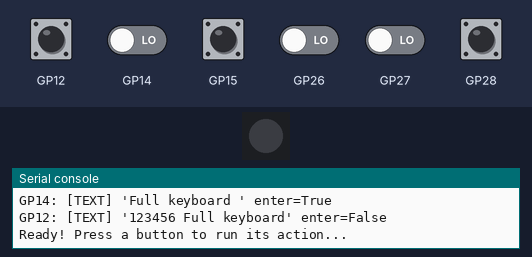
A program run on a simulated Raspberry Pi Pico running CircuitPython. Parts: 1 RGB LEDs in strip order, left to right, the last lines printed to the serial console. Inputs (shaded band) come from the test bench; at power-on: GP12, GP14, GP15, GP26–28 LOW. Dim RGB values are drawn brighter than linear; USB keyboard and mouse output is not drawn.

Above: at 4.4 s.
4.5 s: GP12 pulled HIGH for 0.15 s
At 4.89 s:
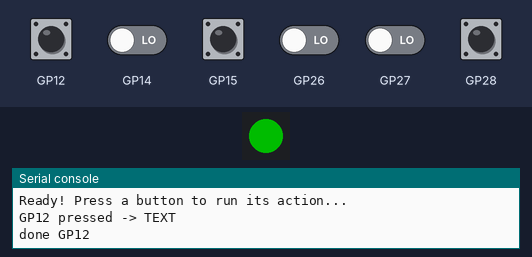
7.5 s: GP15 pulled HIGH for 0.15 s
9.1 s: GP15 driven HIGH and GP27 driven HIGH
12.1 s: GP27 driven LOW
15.1 s: GP28 pulled HIGH for 0.15 s
At 16.8 s:
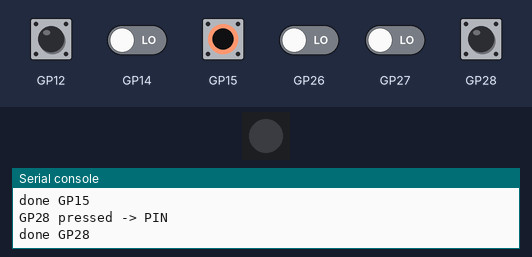
Timing chart, 0 to 18.3 s (numbered marks = the images above; inputs shaded):
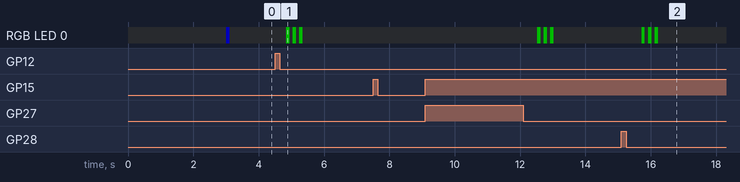

The program:

code.py
```python
# code.py - Multi-Button Macro Keypad for RP2040-Zero
# อ่าน config จาก /config.txt บนตัวบอร์ด รองรับ 3 โหมด: PIN, TEXT, RUN
#
# รูปแบบไฟล์ config.txt ต่อบรรทัด:
#   KEY=VALUE,MODE[,ENTER]
#
#   MODE = PIN   -> พิมพ์ผ่าน numpad (ตัวเลขล้วน, เสถียรทุกภาษา)
#   MODE = TEXT  -> พิมพ์ผ่านคีย์บอร์ดเต็มรูปแบบ (ต้องเป็นเครื่องภาษาอังกฤษ ไม่มีการสลับภาษาให้)
#   MODE = RUN   -> เปิด Win+R -> เปิด Chrome ผ่าน path เต็ม -> รอ -> พิมพ์ลิงก์ที่ address bar

import time
import board
import usb_hid
import digitalio
from adafruit_hid.keyboard import Keyboard, Keycode
from adafruit_hid.keyboard_layout_us import KeyboardLayoutUS

# ---------- โหลด config จากไฟล์ ----------
CONFIG_PATH = "/config.txt"
config = {}

with open(CONFIG_PATH, "r") as f:
    for line in f:
        line = line.strip()
        if not line or line.startswith("#"):
            continue

        key, value = line.split("=", 1)
        items = value.split(",")

        payload = items[0]
        mode = "PIN"
        enter = False

        for extra in items[1:]:
            extra = extra.strip().upper()
            if extra in ("PIN", "TEXT", "RUN"):
                mode = extra
            elif extra == "ENTER":
                enter = True

        config[key.strip()] = {"payload": payload, "mode": mode, "enter": enter}

# ---------- รอ USB HID enumerate ก่อน สำคัญมาก ห้ามข้าม ----------
time.sleep(3)

keyboard = Keyboard(usb_hid.devices)
layout = KeyboardLayoutUS(keyboard)

# ---------- LED แจ้งสถานะ (ถ้ามี) ----------
try:
    from neopixel import NeoPixel
    led = NeoPixel(board.GP16, 1)
    led.brightness = 0.3
    HAS_LED = True
except Exception:
    HAS_LED = False


def blink(color, times=1, delay=0.1):
    if not HAS_LED:
        return
    for _ in range(times):
        led.fill(color)
        time.sleep(delay)
        led.fill((0, 0, 0))
        time.sleep(delay)


# ---------- PIN mode: numpad + เช็ค Num Lock (เสถียรทุกภาษา) ----------
NUMPAD_MAP = {
    "0": Keycode.KEYPAD_ZERO, "1": Keycode.KEYPAD_ONE,
    "2": Keycode.KEYPAD_TWO, "3": Keycode.KEYPAD_THREE,
    "4": Keycode.KEYPAD_FOUR, "5": Keycode.KEYPAD_FIVE,
    "6": Keycode.KEYPAD_SIX, "7": Keycode.KEYPAD_SEVEN,
    "8": Keycode.KEYPAD_EIGHT, "9": Keycode.KEYPAD_NINE,
}


def ensure_numlock_on():
    try:
        if not keyboard.led_on(Keyboard.LED_NUM_LOCK):
            keyboard.send(Keycode.KEYPAD_NUMLOCK)
            time.sleep(0.15)
    except Exception:
        pass


def type_pin(digits, send_enter):
    ensure_numlock_on()
    for ch in digits:
        keyboard.send(NUMPAD_MAP[ch])
        time.sleep(0.03)
    time.sleep(0.1)
    if send_enter:
        keyboard.send(Keycode.ENTER)
    keyboard.release_all()


# ---------- TEXT mode: คีย์บอร์ดเต็มรูปแบบ ----------
# หมายเหตุ: ไม่มีการสลับ/เดาภาษาใดๆ ทั้งสิ้น
# ต้องมั่นใจเองว่าเครื่องปลายทางตั้งคีย์บอร์ดเป็นภาษาอังกฤษอยู่ก่อนใช้โหมดนี้
def type_text(text, send_enter):
    layout.write(text)
    if send_enter:
        keyboard.send(Keycode.ENTER)
    keyboard.release_all()


# ---------- RUN mode: เปิด Win+R -> เปิด Chrome ผ่าน path เต็ม -> ค่อยป้อนลิงก์ ----------
CHROME_PATH = r'"C:\Program Files\Google\Chrome\Application\chrome.exe"'


def run_command(target):
    # ขั้นที่ 1: Win+R เปิด Chrome ผ่าน path เต็มโดยตรง
    keyboard.send(Keycode.WINDOWS, Keycode.R)
    time.sleep(0.5)  # รอ Run dialog เปิด
    layout.write(CHROME_PATH)
    keyboard.send(Keycode.ENTER)

    # ขั้นที่ 2: รอ Chrome เปิดขึ้นมา
    time.sleep(2.5)

    # ขั้นที่ 3: โฟกัส address bar แล้วค่อยพิมพ์ลิงก์จริง
    keyboard.send(Keycode.CONTROL, Keycode.L)  # Ctrl+L = โฟกัส address bar
    time.sleep(0.3)
    layout.write(target)
    keyboard.send(Keycode.ENTER)
    keyboard.release_all()


def execute(cfg):
    if cfg["mode"] == "PIN":
        type_pin(cfg["payload"], cfg["enter"])
    elif cfg["mode"] == "TEXT":
        type_text(cfg["payload"], cfg["enter"])
    elif cfg["mode"] == "RUN":
        run_command(cfg["payload"])


# ---------- ตั้งค่าขาปุ่มกด (ทุกปุ่มต่อขา -> 3V3) ----------
buttons = {}
last_state = {}
for name, cfg in config.items():
    pin_obj = digitalio.DigitalInOut(getattr(board, name))
    pin_obj.direction = digitalio.Direction.INPUT
    pin_obj.pull = digitalio.Pull.DOWN  # Active High (ต่อกับ 3.3V)
    buttons[name] = pin_obj
    last_state[name] = False

print("=== RP2040-Zero Macro Keypad ===")
for name, cfg in config.items():
    print(f"{name}: [{cfg['mode']}] {cfg['payload']!r} enter={cfg['enter']}")
print("Ready! Press a button to run its action...")
blink((0, 0, 255), times=1)

# ---------- Loop หลัก ----------
while True:
    for name, pin_obj in buttons.items():
        current = pin_obj.value
        if current and not last_state[name]:
            cfg = config[name]
            print(f"{name} pressed -> {cfg['mode']}")
            execute(cfg)
            print(f"done {name}")
            blink((0, 255, 0), times=3)
            time.sleep(0.3)  # debounce
        last_state[name] = current
    time.sleep(0.02)
```

Measured:
- after the input at 4.5 s, RGB LED 0: alternates RGB(0, 76, 0) for 0.10 s and off for 0.10 s, 6 changes in all, then stays off, starting after 0.35 s
- after the input at 9.1 s, every drawn part: stays the same
- after the input at 15.1 s, RGB LED 0: alternates RGB(0, 76, 0) for 0.10 s and off for 0.10 s, 6 changes in all, then stays off, starting after 0.62 s
